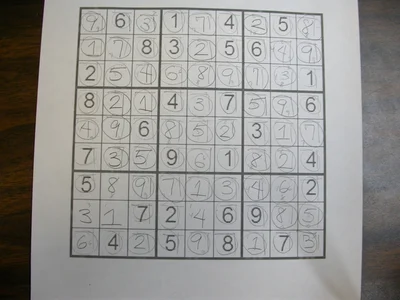
#> input picture images/sudoku.jpg, 400 x 300 px
$ jupyter execute edge_detection_using_sobel_x_sobel_y.ipynb   (older library calls are emulated)
#> lines starting #> are read from the running program, lines starting #| are printed output that depends on the picture
[cell 1]
import cv2
import numpy as np
from matplotlib import pyplot as plt

[cell 2]
img = cv2.imread('images/sudoku.jpg')
#> img is the input picture: shape (300, 400, 3); mean B, G, R 147.2, 150.1, 151.1
lap = cv2.Laplacian(img,cv2.CV_64F,ksize=3)
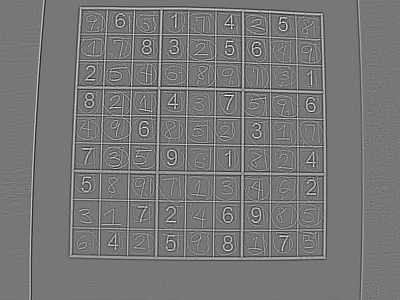
#> lap: shape (300, 400, 3) float64; mean B, G, R 0, 0, 0; drawn with min black and max white
lap = np.uint8(np.absolute(lap))
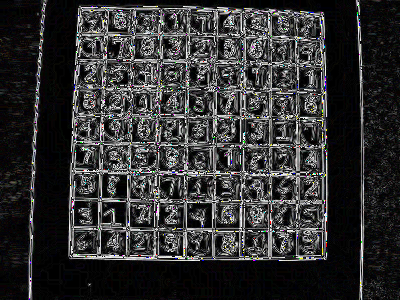
#> lap: shape (300, 400, 3); mean B, G, R 50.1, 49.6, 49.8

sobel_X = cv2.Sobel(img,cv2.CV_64F,1,0)
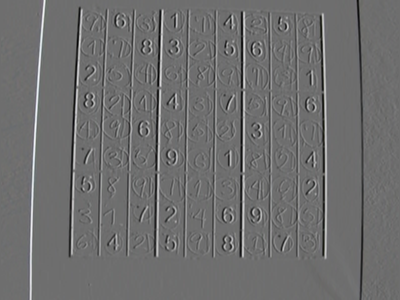
#> sobel_X: shape (300, 400, 3) float64; mean B, G, R 1.7, 1.4, 1.2; drawn with min black and max white
sobel_y = cv2.Sobel(img,cv2.CV_64F,0,1)
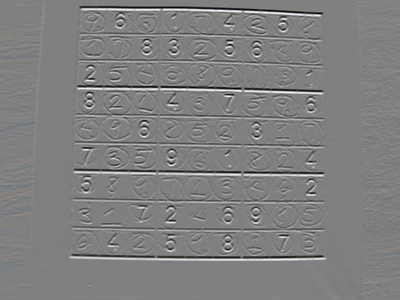
#> sobel_y: shape (300, 400, 3) float64; mean B, G, R -0.6, -0.7, -0.6; drawn with min black and max white

sobel_X = np.uint8(np.absolute(sobel_X))
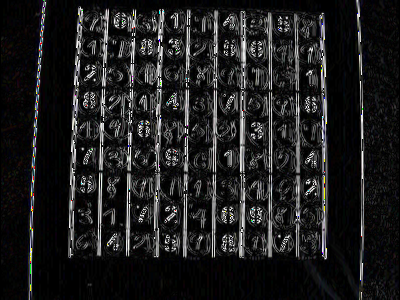
#> sobel_X: shape (300, 400, 3); mean B, G, R 30.6, 30.3, 30.4
sobel_y = np.uint8(np.absolute(sobel_y))
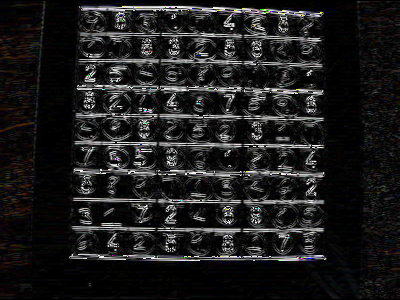
#> sobel_y: shape (300, 400, 3); mean B, G, R 29.6, 29.4, 29.9

compine_sobel_X_and_y = cv2.bitwise_or(sobel_X,sobel_y)
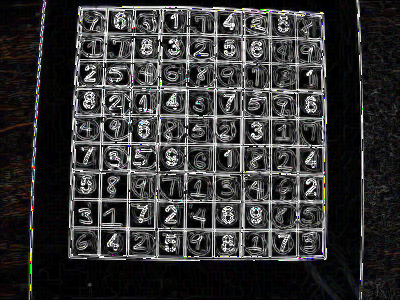
#> compine_sobel_X_and_y: shape (300, 400, 3); mean B, G, R 53.3, 52.8, 53.4

cv2.imshow('img',img)
cv2.imshow('laplacian image',lap)
cv2.imshow('sobel_X',sobel_X)
cv2.imshow('sobel_y',sobel_y)
cv2.imshow('compine_sobel_X_and_y',compine_sobel_X_and_y)
cv2.waitKey(0)
cv2.destroyAllWindows()
